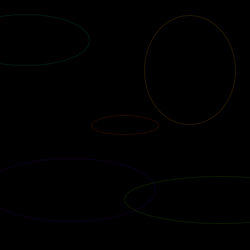
Frame 1 (no input)
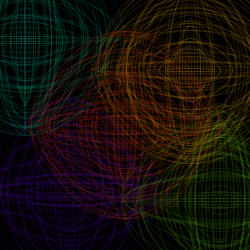
Frame 60 (the mouse pressed at the canvas centre just before this capture)
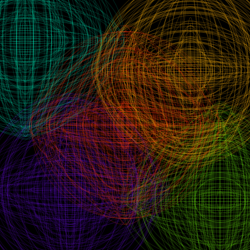
Frame 120 (the mouse held since frame 60 and released just before this capture)

The Processing sketch that drew these frames (run headless with seeded random() and noise(); from frame 60 on, the mouse is pressed at the canvas centre):

// Processing sketch: processing_18527
// ── processing_18527.pde

void setup()
{
size(250,250);
background(#000000,100);
smooth();
frameRate(20);

 
}
void draw()
{
  //blue
noFill();
stroke(#03fbc9,24);
ellipse(25, 40, random(200),random(200));


//green
noFill();
stroke(#70fa0b,24);
ellipse(220, 200, random(200),random(200));


//purple
noFill();
stroke(#700bfa,24);
ellipse(70, 190, random(200),random(200));


//orange
noFill();
stroke(#faae0b,34);
ellipse(190, 70, random(200),random(200));


//red
noFill();
stroke(#fa380b,34);
ellipse(125,125, random(200),random(200));

  }
